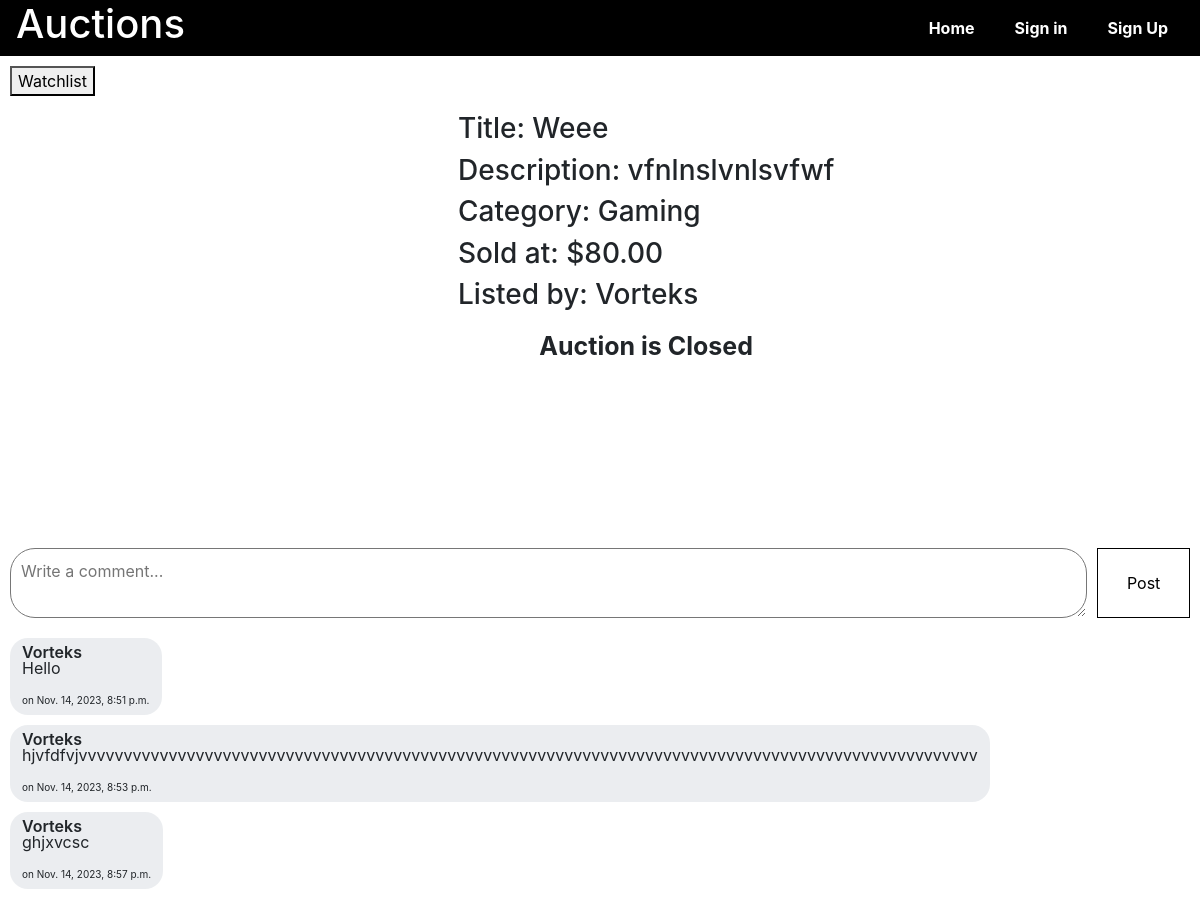
The app's page /listing/6 with its own data.
### auctions/models.py (models this page shows, shortened)
class Listings(models.Model):
    user = models.ForeignKey(User, on_delete=models.CASCADE)
    title = models.CharField(max_length=60)
    desc = models.TextField(max_length=120, null=True, blank=True)
    img = models.URLField(null=True, blank=True)
    cat = models.ForeignKey(Categories, null=True, on_delete=models.CASCADE, blank=True)
    startprice = models.IntegerField(default=0)
    highestbid = models.ForeignKey('Bids', null=True, blank=True, on_delete=models.DO_NOTHING)
    created = models.DateTimeField(auto_now_add=True)
    is_active = models.BooleanField(default=True)

class Categories(models.Model):
    name = models.CharField(max_length=60)
    img = models.URLField( blank=True, null=True )

class User(AbstractUser):
    email = models.EmailField(unique=True)
    watchlist = models.ManyToManyField('Listings', related_name='watchlist', blank=True)
    auctions = models.ManyToManyField('Listings', related_name='auctions', blank=True)

class Comments(models.Model):
    user = models.ForeignKey(User, on_delete=models.CASCADE)
    clist = models.ForeignKey(Listings, on_delete=models.CASCADE)
    comments = models.TextField(max_length=300)
    created = models.DateTimeField(auto_now_add=True)

### auctions/views.py (the view)
# urls.py: path("listing/<int:listing_id>", views.listing, name="listing"),
def listing(request, listing_id):
    user = request.user
    cform = CommentForm()
    content = get_object_or_404(models.Listings, pk=listing_id)
    comments = models.Comments.objects.filter(clist=content)
    messages_data = messages.get_messages(request)
    messages_list = [str(message) for message in messages_data]
    if request.user.is_authenticated:
        user_bid = models.Bids.objects.filter(user=request.user, list=content)
    else:
        user_bid = None
    bidders = models.Bids.objects.filter(list=content).count()
    if bidders == 0:
        highest_bid = None
    else:
        highest_bid = models.Bids.objects.filter(list=content).order_by('amount')[0]
    return render(request, "auctions/listing.html", {
        'content': content,
        'user': user,
        'messages': messages_list,
        'user_bid': user_bid,
        'bidders': bidders,
        'highest_bid': highest_bid,
        'cform': cform,
        'comments': comments
    })

### auctions/forms.py
class CommentForm(forms.ModelForm):
    class Meta:
        model = Comments
        fields = ['comments']

### auctions/templates/auctions/listing.html (shortened to what this page needs)
{% extends "auctions/layout.html" %}
{% block body %}
    {% if content in user.watchlist.all %}
        <a href="{% url 'dellist' content.id %}"><button>Remove</button></a>
    {% else %}
    <a href="{% url 'addwatchlist' content.id %}"><button>Watchlist</button></a>
    {% endif %}
    <div class="listing-det">
        <div class="listing-img">
        </div>
        <div class="lister">
            <div class="listingdetails">
                <h3 class="listingline">
                    <span>Title: </span>
                    <span>{{ content.title }}</span>
                </h3>
                <h3 class="listingline">
                    <span>Description: </span>
                    <span>{{ content.desc }}</span>
                </h3>
                <h3 class="listingline">
                    <span>Category: </span>
                    <span>{{ content.cat.name }}</span>
                </h3>
                <h3 class="listingline">
                    <span>{% if content.is_active %}Current Price{% else %} Sold at{% endif %}: </span>
                    <span>${% if highest_bid %}{{ highest_bid.amount }}{% else %}{{ content.startprice }}{% endif %}.00</span>
                </h3>
                <h3 class="listingline">
                    <span>Listed by: </span>
                    <span style="text-transform: capitalize;">{{ content.user.username }}</span>
                </h3>
            </div>
            {% if content.is_active %}
                <div class="listingbid">
                    {% if highest_bid %}
                        <span>{{ bidders }} bid(s) so far.</span>
                        {% if highest_bid.user == user %}<span> Your bid is the Current Highest.</span>{% endif %}
                    {% else %}
                        <span>No one has bidded yet</span>
                    {% endif %}
                    {% if content.user == user %}
                        <div class="listowner">
                            <a href=" {% url 'close' content.id %} "><button>Close Bid</button></a>
                        </div>
                    {% else %}
                        <div class="bidder">
                            <form action="{% url 'bid' content.id %}" method="post">
                                {% csrf_token %}
                                <input type="number" name="bid" id="" placeholder="Place Bid">
                                <input type="submit" value="Bid">
                            </form>
                        </div>
                    {% endif %}
                </div>
            {% else %}
                <div class="closedlist">
                    {% if highest_bid.user == user %}
                        <span>Congratulations, You have won the auction.</span>
                    {% else %}
                        <span>Auction is Closed</span>
                    {% endif %}
                </div>
            {% endif %}
        </div>
    </div>
    <div class="comment">
        <form method="post" action="{% url 'comment' content.id %}" class="commenter">
            <textarea name="{{ cform.comments.name }}" id="comments" placeholder="Write a comment..."></textarea>
            <input type="submit" value="Post">
        </form>
        <div class="comments">
            {% for comment in comments %}
                <div class="comment-display">
                    <div class="comment-users">
                        <span style="text-transform: capitalize;" class="comment-user">{{ comment.user.username }} {% if user == content.user %}(Creator){% endif %}</span>
                        <p class="comment-comment">{{ comment.comments }}</p>
                        <span class="comment-time">on {{ comment.created }}</span>
                    </div>
                </div>
            {% endfor %}
        </div>
    </div>
{% endblock %}

### auctions/static/auctions/styles.css (style rules this page uses)
a { text-decoration: none; }
.listing-det { display: flex; flex-direction: row; gap: 2rem; padding: 1rem; }
.listing-img { width: 400px; height: 400px; overflow: hidden; }
form.commenter { width: 100%; display: flex; flex-direction: row; gap: 10px; margin: 20px 0; }
form.commenter>textarea { width: 100%; border-radius: 25px; padding: 10px; overflow-y: scroll; scrollbar-width: none; -ms-overflow-style: none; }
.commenter>input[type=submit] { width: 100px; padding: 0.5rem; background-color: white; border: 1px solid black; }
.comment-users { background-color: #ebedf0; border-radius: 18px; display: inline-block; line-height: 16px; margin-top: 0; min-width: 0; padding: 6px 12px 7px 12px; }
.comment-user { font-weight: 600; }
.comments { display: flex; flex-direction: column; gap: 10px; }
.comment-time { display: block; font-size: 10px; }
.closedlist span { display: flex; align-items: center; justify-content: center; font-size: 25px; font-weight: bold; padding: 0.5rem; }

### records on screen
Listings: title "Weee", desc "vfnlnslvnlsvfwf", cat.name "Gaming", startprice "80", user.username "Vorteks"
Comments: user.username "Vorteks", comments "Hello", created "Nov. 14, 2023, 8:51 p.m."
Comments: user.username "Vorteks", comments "hjvfdfvjvvvvvvvvvvvvvvvvvvvvvvvvvvvvvvvvvvvvvvvvvvvvvvvvvvvvvvvvvvvvvvvvvvvvvvvvvvvvvvvvvvvvvvvvvvvvvvvvvvvv", created "Nov. 14, 2023, 8:53 p.m."
Comments: user.username "Vorteks", comments "ghjxvcsc", created "Nov. 14, 2023, 8:57 p.m."
